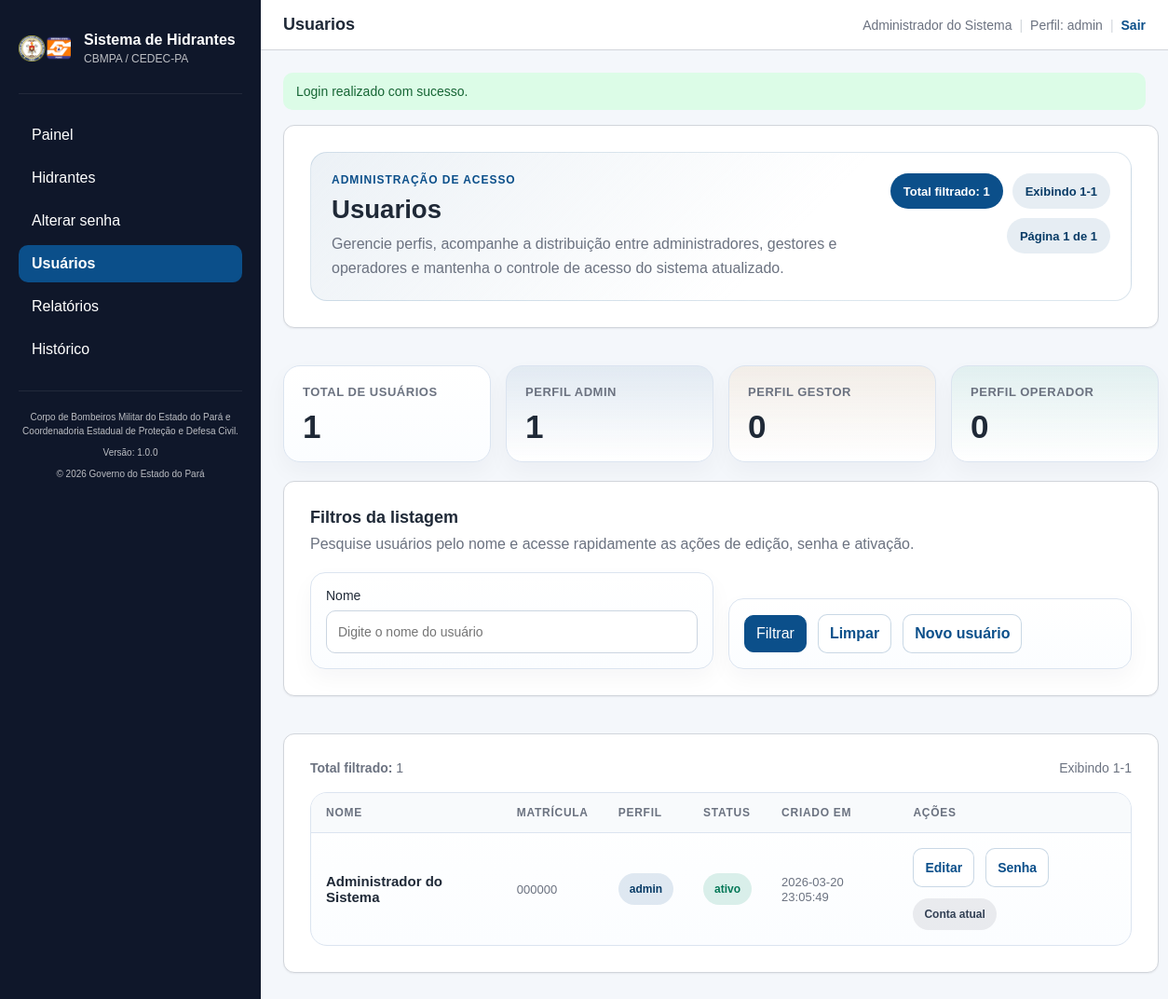
/usuarios (signed in), run on the app's committed database.
### tables this page shows
CREATE TABLE usuarios (
    id BIGINT UNSIGNED NOT NULL AUTO_INCREMENT,
    nome VARCHAR(150) NOT NULL,
    matricula_funcional VARCHAR(30) NOT NULL,
    senha_hash VARCHAR(255) NOT NULL,
    perfil ENUM('admin', 'gestor', 'operador') NOT NULL,
    status ENUM('ativo', 'inativo') NOT NULL DEFAULT 'ativo',
    criado_em DATETIME NOT NULL DEFAULT CURRENT_TIMESTAMP,
    atualizado_em DATETIME NULL DEFAULT NULL,

    CONSTRAINT pk_usuarios PRIMARY KEY (id),
    CONSTRAINT uq_usuarios_matricula UNIQUE (matricula_funcional)
);

### resources/views/usuarios/index.php (the view, shortened to what the rows shown need)
<?php
$pagination = $pagination ?? [
    'current_page' => 1,
    'per_page' => 15,
    'total' => 0,
    'last_page' => 1,
    'from' => 0,
    'to' => 0,
];
function usuario_status_class(?string $status): string
{
    return match (strtolower(trim((string) $status))) {
        'ativo' => 'is-ativo',
        'inativo' => 'is-inativo',
        default => 'is-neutral',
    };
}
function usuario_perfil_class(?string $perfil): string
{
    return match (strtolower(trim((string) $perfil))) {
        'admin' => 'is-admin',
        'gestor' => 'is-gestor',
        'operador' => 'is-operador',
        default => 'is-neutral',
    };
}
?>
<div class="management-page">
    <section class="card management-card management-hero">
        <div class="management-header">
            <div class="management-header-copy">
                <p class="management-eyebrow">Administração de acesso</p>
                <h1><?= e($title) ?></h1>
                <p class="management-description">
                    Gerencie perfis, acompanhe a distribuição entre administradores, gestores e operadores e mantenha o controle de acesso do sistema atualizado.
                </p>
            </div>
            <div class="management-badges">
                <span class="management-badge">Total filtrado: <?= (int) $pagination['total'] ?></span>
                <span class="management-badge is-soft">Exibindo <?= (int) $pagination['from'] ?>-<?= (int) $pagination['to'] ?></span>
                <span class="management-badge is-soft">Página <?= (int) $pagination['current_page'] ?> de <?= (int) $pagination['last_page'] ?></span>
            </div>
        </div>
    </section>
    <section class="management-metric-grid">
        <article class="management-metric-card">
            <span class="management-metric-label">Total de usuários</span>
            <strong class="management-metric-value"><?= e((string) ($metrics['total'] ?? 0)) ?></strong>
        </article>
        <article class="management-metric-card is-admin">
            <span class="management-metric-label">Perfil admin</span>
            <strong class="management-metric-value"><?= e((string) ($metrics['admins'] ?? 0)) ?></strong>
        </article>
        <article class="management-metric-card is-gestor">
            <span class="management-metric-label">Perfil gestor</span>
            <strong class="management-metric-value"><?= e((string) ($metrics['gestores'] ?? 0)) ?></strong>
        </article>
        <article class="management-metric-card is-operador">
            <span class="management-metric-label">Perfil operador</span>
            <strong class="management-metric-value"><?= e((string) ($metrics['operadores'] ?? 0)) ?></strong>
        </article>
    </section>
    <section class="card management-card">
        <div class="management-section-head">
            <h3>Filtros da listagem</h3>
            <p>Pesquise usuários pelo nome e acesse rapidamente as ações de edição, senha e ativação.</p>
        </div>
        <form method="GET" action="/usuarios" class="filters-grid management-filters cols-2">
            <label>Nome
                <input type="text" name="nome" value="<?= e($nome ?? '') ?>" placeholder="Digite o nome do usuário">
            </label>
            <div class="management-actions">
                <button type="submit">Filtrar</button>
                <a class="btn-secondary" href="/usuarios">Limpar</a>
                <a class="btn-secondary" href="/usuarios/novo">Novo usuário</a>
            </div>
        </form>
    </section>
    <section class="card management-card">
        <div class="table-header management-results-header">
            <div>
                <strong>Total filtrado:</strong> <?= (int) $pagination['total'] ?>
            </div>
            <div>
                Exibindo <?= (int) $pagination['from'] ?>-<?= (int) $pagination['to'] ?>
            </div>
        </div>
        <div class="management-table-shell">
            <table class="management-table">
                <thead>
                <tr>
                    <th>Nome</th>
                    <th>Matrícula</th>
                    <th>Perfil</th>
                    <th>Status</th>
                    <th>Criado em</th>
                    <th>Ações</th>
                </tr>
                </thead>
                <tbody>
                <?php if (empty($usuarios)): ?>
                    <tr>
                        <td colspan="6" class="management-empty">Nenhum usuário encontrado.</td>
                    </tr>
                <?php else: ?>
                    <?php foreach ($usuarios as $usuario): ?>
                        <?php $isCurrentUser = (int) $currentUserId === (int) $usuario['id']; ?>
                        <tr>
                            <td data-label="Nome">
                                <div class="management-table-primary"><?= e($usuario['nome']) ?></div>
                            </td>
                            <td data-label="Matrícula">
                                <span class="management-table-muted"><?= e($usuario['matricula_funcional']) ?></span>
                            </td>
                            <td data-label="Perfil">
                                <span class="management-chip <?= e(usuario_perfil_class($usuario['perfil'] ?? '')) ?>"><?= e($usuario['perfil']) ?></span>
                            </td>
                            <td data-label="Status">
                                <span class="management-status-badge <?= e(usuario_status_class($usuario['status'] ?? '')) ?>"><?= e($usuario['status']) ?></span>
                            </td>
                            <td data-label="Criado em">
                                <span class="management-table-muted"><?= e($usuario['criado_em']) ?></span>
                            </td>
                            <td data-label="Ações">
                                <div class="actions-inline management-table-actions">
                                    <a class="btn-secondary" href="/usuarios/<?= (int) $usuario['id'] ?>/editar">Editar</a>
                                    <a class="btn-secondary" href="/usuarios/<?= (int) $usuario['id'] ?>/senha">Senha</a>
                                    <?php if ($isCurrentUser): ?>
                                        <span class="management-chip is-neutral">Conta atual</span>
                                    <?php endif; ?>
                                </div>
                            </td>
                        </tr>
                    <?php endforeach; ?>
                <?php endif; ?>
                </tbody>
            </table>
        </div>
    </section>
</div>

### app/Core/Router.php (shortened to what the rows shown need)
<?php
class Router
{
    private array $routes = [];
    private function addRoute(string $method, string $path, array $handler, array $middlewares = []): void
    {
        $this->routes[] = compact('method', 'path', 'handler', 'middlewares');
    }
    public function dispatch(Request $request): void
    {
        $requestMethod = $request->method();
        $requestUri = $request->uri();
        foreach ($this->routes as $route) {
            if ($route['method'] !== $requestMethod) {
                continue;
            }
            $pattern = preg_replace('#\{[^/]+\}#', '([^/]+)', $route['path']);
            $pattern = '#^' . rtrim($pattern, '/') . '$#';
            if ($route['path'] === '/') {
                $pattern = '#^/$#';
            }
            if (!preg_match($pattern, $requestUri, $matches)) {
                continue;
            }
            array_shift($matches);
            [$controllerClass, $method] = $route['handler'];
            $controller = new $controllerClass();
            call_user_func_array([$controller, $method], $matches);
            return;
        }
    }
}

### resources/views/layouts/master.php (shortened to what the rows shown need)
<?php
$auth = Session::get('auth');
$perfil = $auth['perfil'] ?? '';
$baseStylesheets = [
    'globals/variables.css',
    'globals/reset.css',
    'globals/base.css',
    'layouts/layout.css',
    'layouts/sidebar.css',
    'layouts/topbar.css',
    'layouts/responsive.css',
    'components/cards.css',
    'components/alerts.css',
    'components/forms.css',
    'components/buttons.css',
    'components/modal.css',
    'components/tables.css',
    'components/pagination.css',
    'pages/auth.css',
    'pages/management.css',
    'pages/hidrantes.css',
];
$stylesheets = array_values(array_unique(array_merge(
    $baseStylesheets,
    $pageStylesheets ?? []
)));
function menu_active(string $path): string
{
    $uri = parse_url($_SERVER['REQUEST_URI'] ?? '/', PHP_URL_PATH) ?: '/';
    return $uri === $path || str_starts_with($uri, $path . '/') ? 'active' : '';
}
?>
<!DOCTYPE html>
<html lang="pt-BR">
<head>
    <?php foreach ($stylesheets as $stylesheet): ?>
        <link rel="stylesheet" href="<?= e(css_asset($stylesheet)) ?>">
    <?php endforeach; ?>
</head>
<body>
<div class="layout">
    <aside class="sidebar" id="app-sidebar" aria-label="Menu principal">
        <div class="sidebar-head">
            <div class="sidebar-brand">
                <img src="/img/logos/logo.cbmpa.png" alt="CBMPA" class="sidebar-logo">
                <div class="sidebar-brand-text">
                    <strong>Sistema de Hidrantes</strong>
                    <span>CBMPA / CEDEC-PA</span>
                </div>
            </div>
        </div>
        <nav class="sidebar-nav">
            <a href="/painel" class="<?= menu_active('/painel') ?>">Painel</a>
            <a href="/hidrantes" class="<?= menu_active('/hidrantes') ?>">Hidrantes</a>
            <a href="/minha-senha" class="<?= menu_active('/minha-senha') ?>">Alterar senha</a>
            <?php if ($perfil === 'admin'): ?>
                <a href="/usuarios" class="<?= menu_active('/usuarios') ?>">Usuários</a>
            <?php endif; ?>
            <?php if (in_array($perfil, ['admin', 'gestor'], true)): ?>
                <a href="/relatorios/hidrantes" class="<?= menu_active('/relatorios') ?>">Relatórios</a>
                <a href="/historico" class="<?= menu_active('/historico') ?>">Histórico</a>
            <?php endif; ?>
        </nav>
        <div class="sidebar-footer">
            <p>Corpo de Bombeiros Militar do Estado do Pará e Coordenadoria Estadual de Proteção e Defesa Civil.</p>
            <p>Versão: 1.0.0</p>
            <p>&copy; 2026 Governo do Estado do Pará</p>
        </div>
    </aside>
    <div class="main">
        <header class="topbar">
            <div class="topbar-main">
                <div class="topbar-title">
                    <strong><?= e($title ?? 'Sistema de Gestão de Hidrantes') ?></strong>
                </div>
            </div>
            <div class="topbar-user">
                <span><?= e($auth['nome'] ?? '') ?></span>
                <span class="topbar-separator">|</span>
                <span>Perfil: <?= e($perfil) ?></span>
                <span class="topbar-separator">|</span>
                <form method="POST" action="/logout" class="topbar-user-form">
                    <button type="submit" class="topbar-link-button">Sair</button>
                </form>
            </div>
        </header>
        <main class="content">
            <?php if ($success = Session::getFlash('success')): ?>
                <div class="alert alert-success"><?= e($success) ?></div>
            <?php endif; ?>
            <?= $content ?>
        </main>
    </div>
</div>
</body>
</html>

### data on the page
usuarios: nome "Administrador do Sistema", perfil "admin", matricula_funcional "000000", status "ativo", criado_em "2026-03-20 23:05:49", shows "Conta atual"

### other printed values
$metrics['total'] "1"
$metrics['admins'] "1"
$metrics['gestores'] "0"
$metrics['operadores'] "0"
